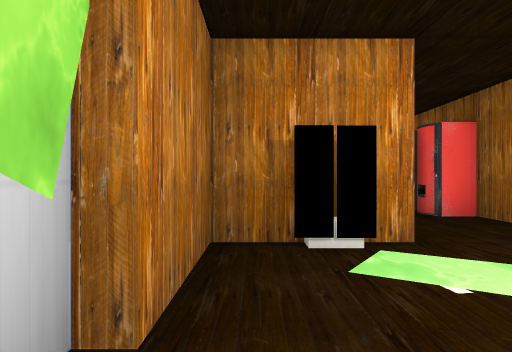
[1] (above)

16 first-person views from a walk through a Unity game level. The camera is 1.3 m above the floor, looks level and sees 70° across. The floor is counted in squares, 2 m on a side. Each view is taken from the middle of a square. On the plan, view 1 faces up. The plan holds only what a view shows up to about 11 squares ahead; the rest is blank. The place goes on beyond the plan. The player character is not drawn. Some animated figures are not drawn. Some surface patterns are stand-ins.

[2]
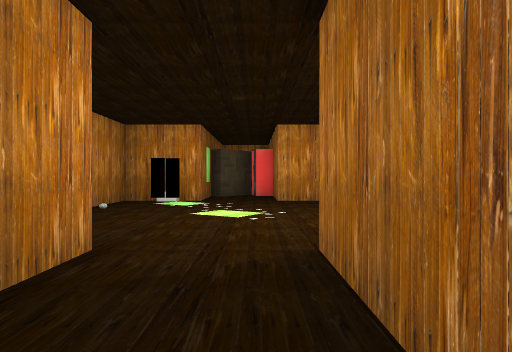

[3]
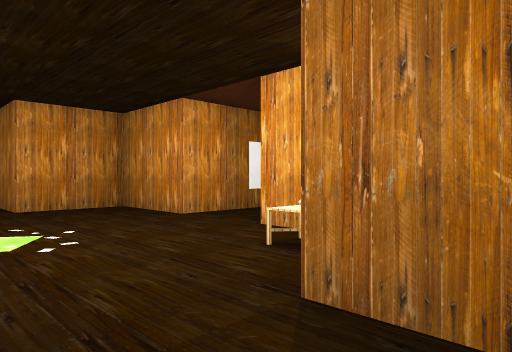

[4]
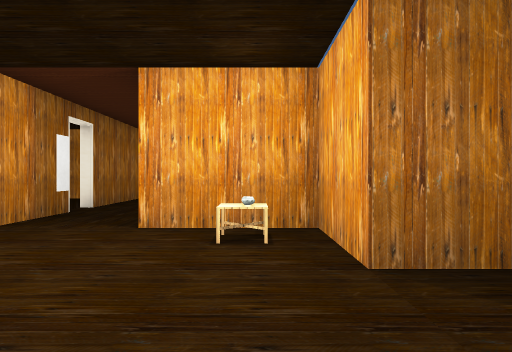

[5]
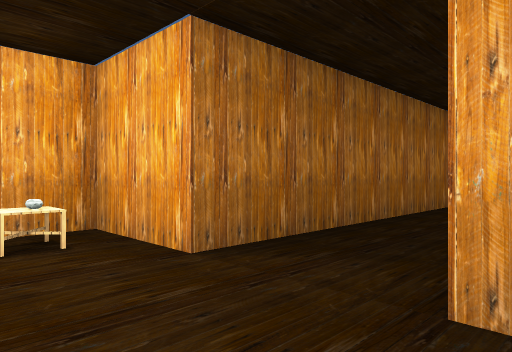

[6]
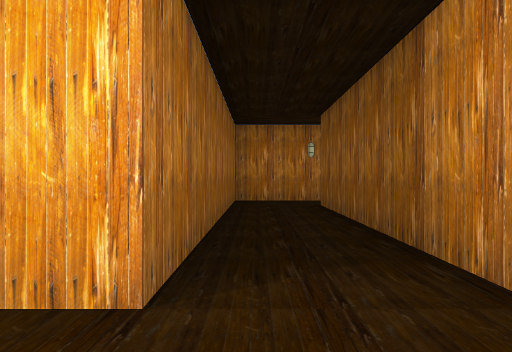

[7]
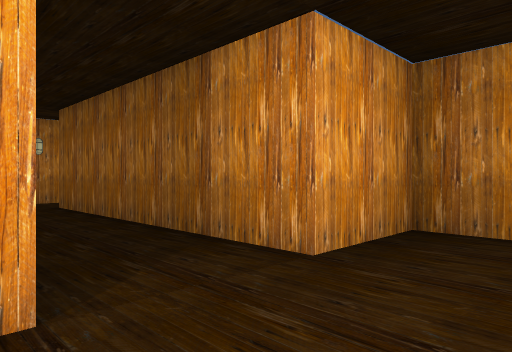

[8]
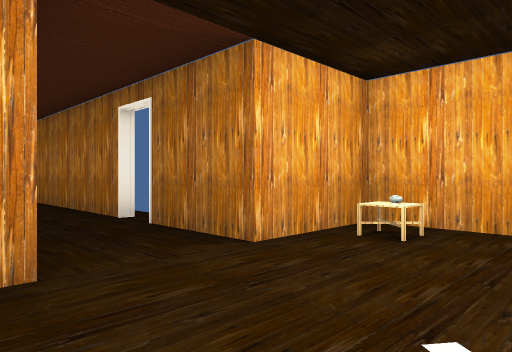

[9]
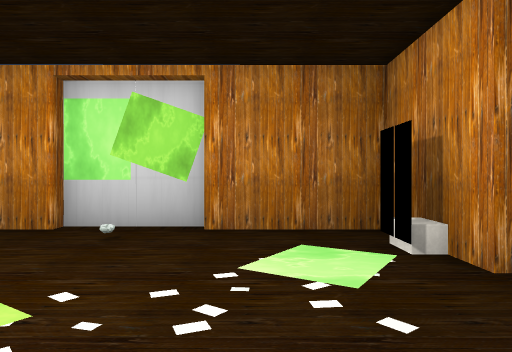

[10]
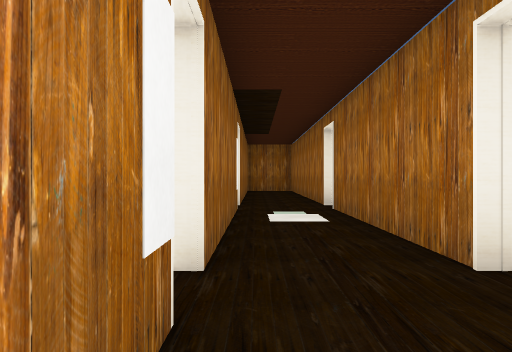

[11]
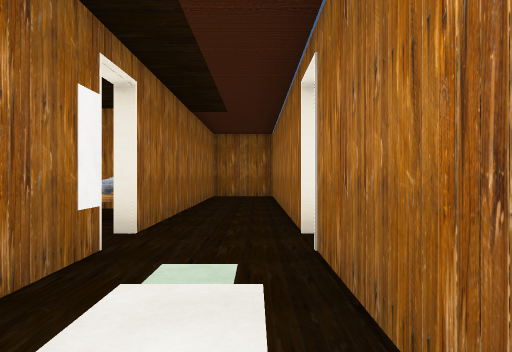

[12]
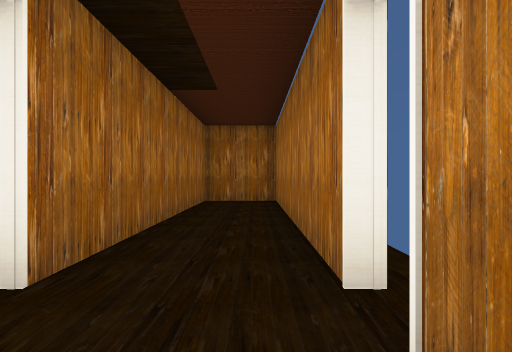

[13]
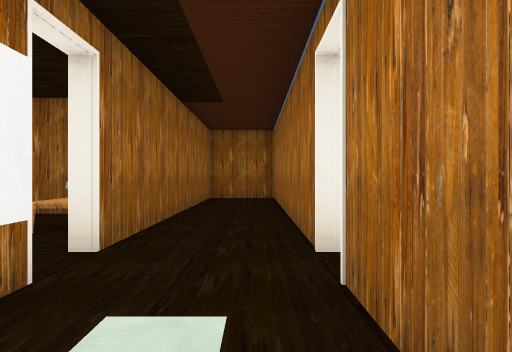

[14]
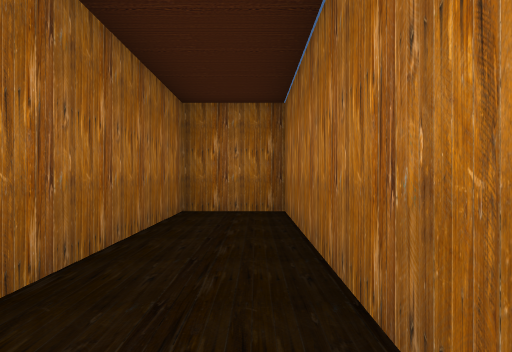

[15]
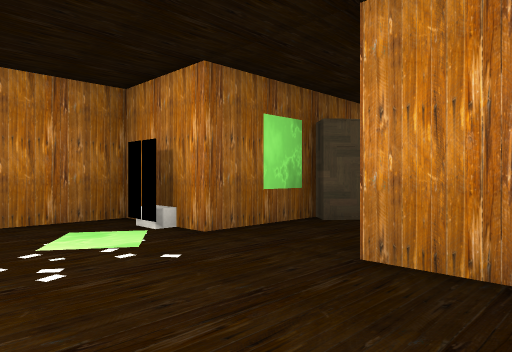

[16]
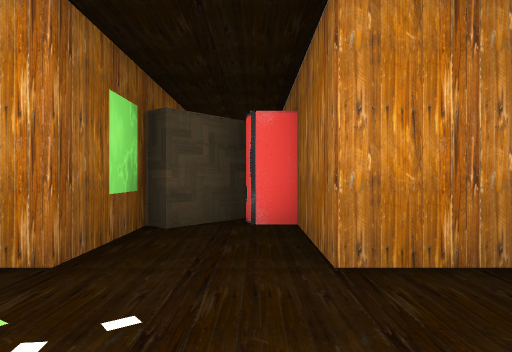

### Floor plan
Points are (right, up) in squares from view 1. A wall is a line through its corners. A room is listed if a view was taken in it or the views show most of it. See-through windows are left out.
Room 1 (views 1, 2, 3, 4, 5, 6, 7, 8, 9, 10, 11, 13, 15, 16)
walls: (-0.4, -0.4) (-0.4, -2.8) (1.6, -2.8) (1.6, -9.3); (1.1, 3.2) (0.4, 3.2); (8.4, -0.5) (11.5, -0.5); (7.6, 1.4) (5.6, 1.4) (5.6, 3.6) (3.6, 3.6) (3.6, 6); (3.6, -10.4) (3.6, -2.8) (5.6, -2.8) (5.6, -0.5) (7.6, -0.5); (3.1, 6.9) (1.9, 5.5) (1.6, 5.8) (1.6, 3.6) (-0.4, 3.6) (-0.4, 1.4); (1, -10.7) (3.6, -10.7); (11.5, 1.4) (8.4, 1.4)
ways out: opening at (12, 0) to room 2
objects: other object (-1, 0) to (-1, 1); other object (1, 3); vending machine (3, 6); table (4, -2); rock (5, -2)
Room 2 (views 12, 14)
walls: (14.1, -0.5) (21.7, -0.5) (21.7, 1.4) (14.1, 1.4); (13.2, 1.4) (11.5, 1.4); (11.5, -0.5) (13.2, -0.5)
ways out: opening at (12, 0) to room 1; gap at (13.5, -1)

Positions as (right, up) in squares from view 1, and headings:
1: (0, 0), facing up
2: (3, -6), facing up
3: (2, -4), facing up-right
4: (1, -2), facing right
5: (1, -1), facing down-right
6: (3, -1), facing down
7: (4, -1), facing down-left
8: (3, 2), facing down-right
9: (4, 2), facing left
10: (6, 1), facing right
11: (10, 0), facing right
12: (12, 0), facing right
13: (11, 0), facing right
14: (15, 0), facing right
15: (5, 1), facing up-left
16: (3, 1), facing up
